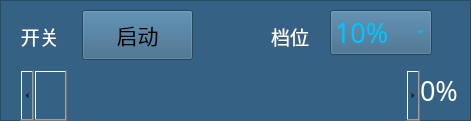
      <widget class="QFrame" name="frame_5">
       <property name="geometry">
        <rect>
         <x>381</x>
         <y>322</y>
         <width>471</width>
         <height>121</height>
        </rect>
       </property>
       <property name="styleSheet">
        <string notr="true">background-color: rgb(53, 98, 132);</string>
       </property>
       <property name="frameShape">
        <enum>QFrame::StyledPanel</enum>
       </property>
       <property name="frameShadow">
        <enum>QFrame::Raised</enum>
       </property>
       <widget class="QScrollBar" name="horizontalScrollBar">
        <property name="geometry">
         <rect>
          <x>20</x>
          <y>70</y>
          <width>400</width>
          <height>51</height>
         </rect>
        </property>
        <property name="maximum">
         <number>100</number>
        </property>
        <property name="orientation">
         <enum>Qt::Horizontal</enum>
        </property>
       </widget>
       <widget class="QLabel" name="label_slider">
        <property name="geometry">
         <rect>
          <x>420</x>
          <y>70</y>
          <width>41</width>
          <height>41</height>
         </rect>
        </property>
        <property name="font">
         <font>
          <family>微软雅黑</family>
          <pointsize>20</pointsize>
         </font>
        </property>
        <property name="styleSheet">
         <string notr="true">color: rgb(255, 255, 255);</string>
        </property>
        <property name="text">
         <string>0%</string>
        </property>
       </widget>
       <widget class="QLabel" name="label_4">
        <property name="geometry">
         <rect>
          <x>11</x>
          <y>22</y>
          <width>71</width>
          <height>28</height>
         </rect>
        </property>
        <property name="font">
         <font>
          <family>微软雅黑</family>
          <pointsize>14</pointsize>
         </font>
        </property>
        <property name="styleSheet">
         <string notr="true">color: rgb(255, 255, 255);</string>
        </property>
        <property name="text">
         <string>  开关</string>
        </property>
       </widget>
       <widget class="QLabel" name="label_28">
        <property name="geometry">
         <rect>
          <x>271</x>
          <y>22</y>
          <width>51</width>
          <height>28</height>
         </rect>
        </property>
        <property name="font">
         <font>
          <family>微软雅黑</family>
          <pointsize>14</pointsize>
         </font>
        </property>
        <property name="styleSheet">
         <string notr="true">color: rgb(255, 255, 255);</string>
        </property>
        <property name="text">
         <string>档位</string>
        </property>
       </widget>
       <widget class="QComboBox" name="comboBox_gear">
        <property name="geometry">
         <rect>
          <x>330</x>
          <y>10</y>
          <width>102</width>
          <height>45</height>
         </rect>
        </property>
        <property name="font">
         <font>
          <family>微软雅黑</family>
          <pointsize>20</pointsize>
         </font>
        </property>
        <property name="styleSheet">
         <string notr="true">color: rgb(0, 198, 255);</string>
        </property>
        <item>
         <property name="text">
          <string>10%</string>
         </property>
        </item>
        <item>
         <property name="text">
          <string>30%</string>
         </property>
        </item>
        <item>
         <property name="text">
          <string>50%</string>
         </property>
        </item>
        <item>
         <property name="text">
          <string>80%</string>
         </property>
        </item>
        <item>
         <property name="text">
          <string>100%</string>
         </property>
        </item>
       </widget>
       <widget class="QToolButton" name="toolButton_zystart">
        <property name="geometry">
         <rect>
          <x>82</x>
          <y>10</y>
          <width>111</width>
          <height>50</height>
         </rect>
        </property>
        <property name="font">
         <font>
          <pointsize>16</pointsize>
         </font>
        </property>
        <property name="text">
         <string>启动</string>
        </property>
        <property name="icon">
         <iconset>
          <normaloff>Gain-off.png</normaloff>Gain-off.png</iconset>
        </property>
        <property name="iconSize">
         <size>
          <width>100</width>
          <height>100</height>
         </size>
        </property>
       </widget>
      </widget>
